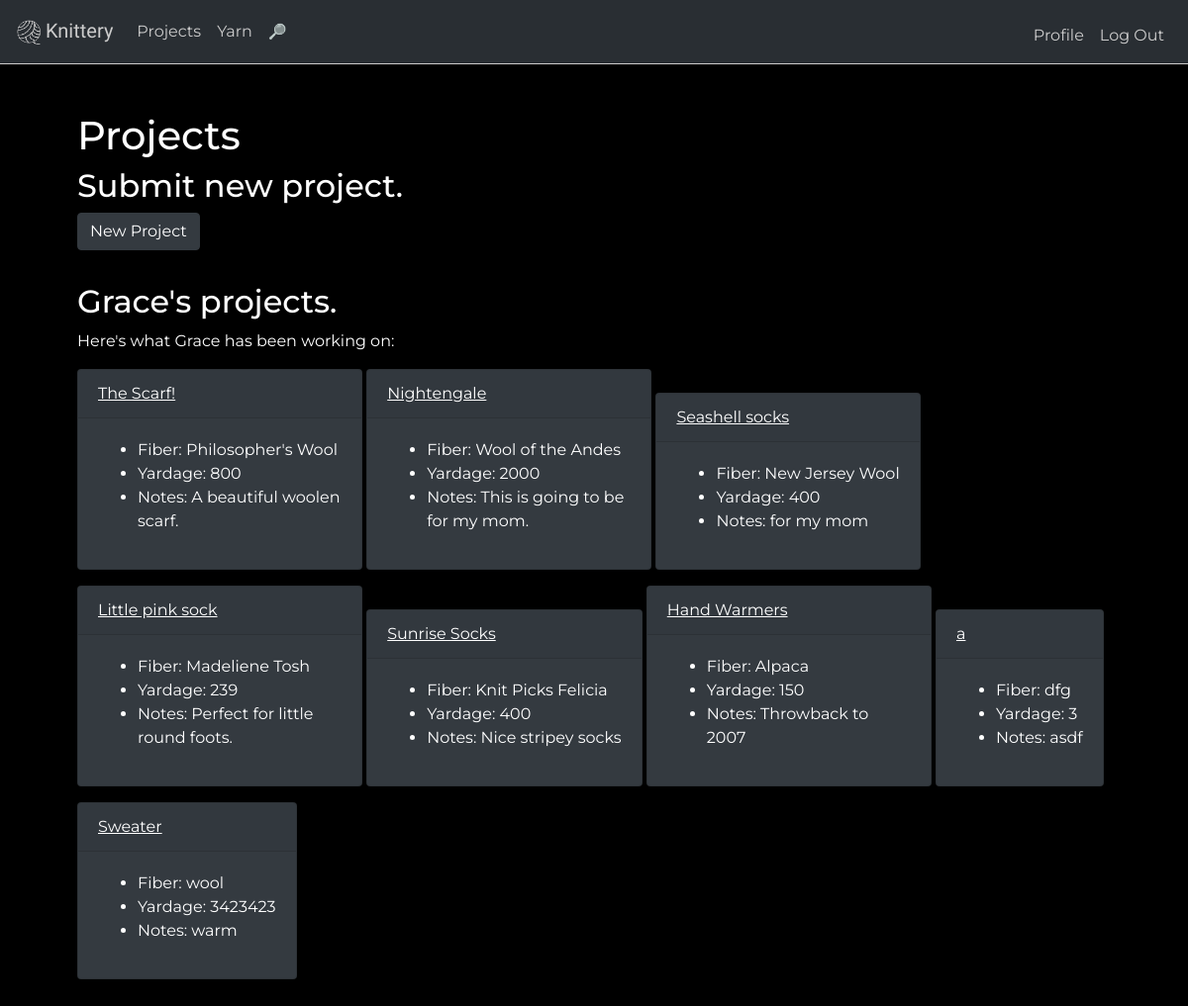
/projects/Grace (signed in), run on an earlier commit of the app's database.
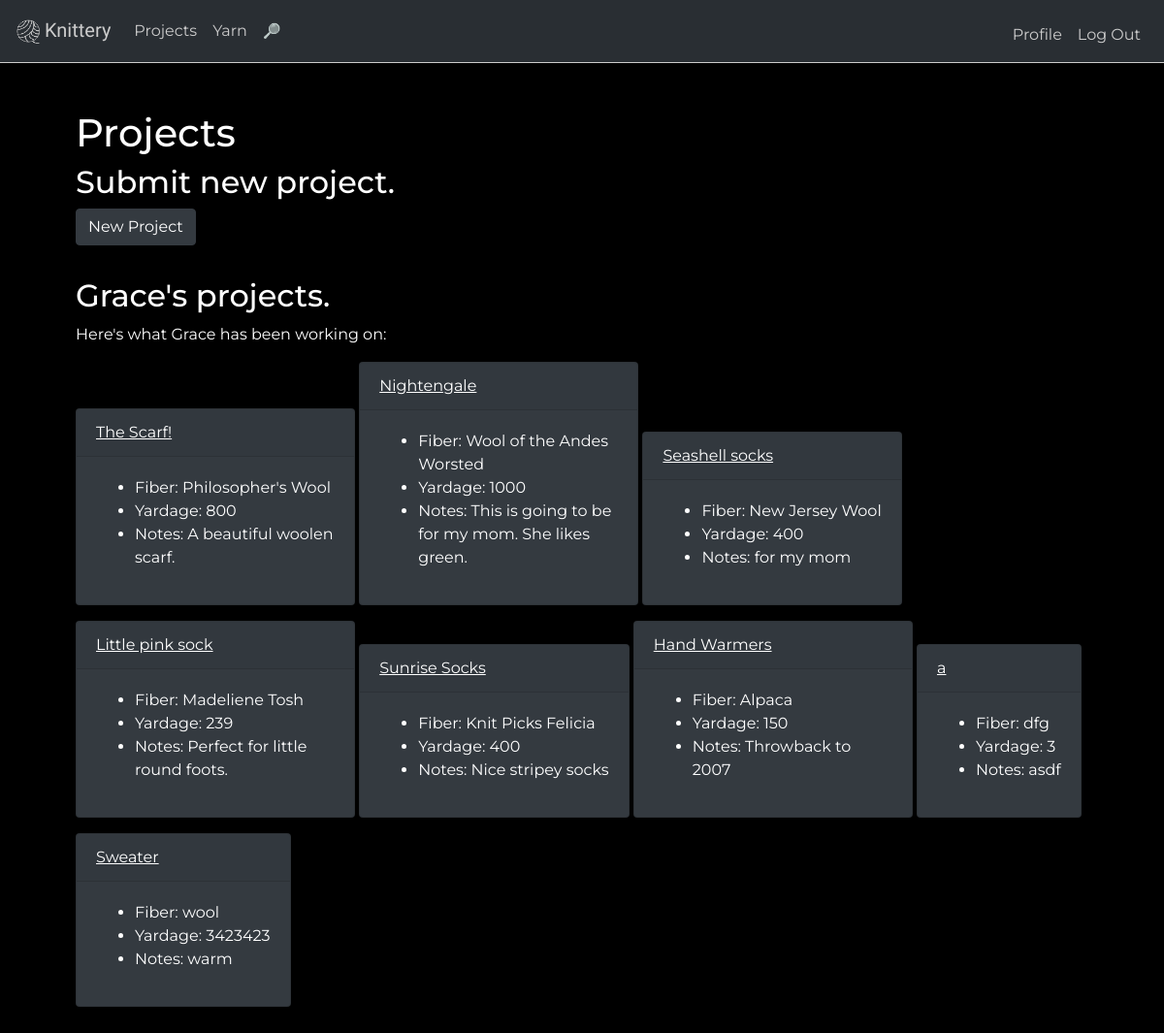
And on a later commit of the database.
### tables this page shows
CREATE TABLE "users" (
	"id"	integer NOT NULL,
	"name"	text,
	"about_me"	text,
	"years_knitting"	integer,
	"favorite_color"	text,
	"password"	text,
	"pic"	text NOT NULL DEFAULT '/static/profilepics/default.png',
	"hash"	TEXT,
	PRIMARY KEY("id" AUTOINCREMENT)
);

CREATE TABLE 'projects' ('id' integer PRIMARY KEY AUTOINCREMENT NOT NULL, 'user_id' integer NOT NULL, 'yarn' , 'yardage' , 'notes' ,'name' text);

### application.py (the view, shortened to what this page needs)
@app.route("/projects/<user>", methods=["GET", "POST"])
def projects(user):
    user_id = getId(user)
    c_userid = getId(session["user"])
    if request.method == "GET":
        rows = db.execute("SELECT name, yarn, yardage, notes, user_id FROM projects WHERE user_id = :id", id = user_id)
        return render_template("projects.html", rows=rows, user=user)

### application.py (called while the page is built)
def getId(user):
    currentuser = user
    profile = db.execute("SELECT * FROM users WHERE name = :name",
    name=currentuser)
    currentuser_id=profile[0]["id"]
    return currentuser_id

### templates/projects.html (shortened to what this page needs)
{% extends "layout.html" %}
{% block main %}
<h1>Projects</h1>
  {% if session.user==user %}
<h2>Submit new project.</h2>
  <a class="btn btn-dark" data-toggle="collapse" href="#newProject" role="button" aria-expanded="false" aria-controls="multiCollapseExample1">New Project</a>
    <br>
    <hr></hr>
    {% endif %}
<h2>{{ user }}'s projects.</h2>
<p>Here's what {{ user }} has been working on:</p>
{% for row in rows %}
<div class="card text-white bg-dark mb-3" style="max-width: 18rem;">
  <div class="card-header"><a href="/projects/{{ user }}/{{ row["name"] }}">{{ row["name"] }}</a></div>
  <div class="card-body">
    <ul>
    <li class>Fiber: {{ row["yarn"] }}</li>
    <li class>Yardage: {{ row["yardage"] }}</li>
    <li class>Notes: {{ row["notes"] }}</li>
  </ul>
  </div>
  </div>
{% endfor %}
{% endblock %}

### templates/layout.html (shortened to what this page needs)
<!DOCTYPE html>
<html lang="en">
<head>
	<link href="https://maxcdn.bootstrapcdn.com/bootstrap/4.1.3/css/bootstrap.min.css" rel="stylesheet">
        <link href="/static/styles.css" rel="stylesheet">
</head>
<body>
<nav class="navbar navbar-expand-lg navbar-dark bg-dark">
  <a class="navbar-brand" href="/"><img src="/static/logo.png" width="30" padding="2" class="sitelogo"><span class="knitterylogo">Knittery</span></a>
  <div class="collapse navbar-collapse" id="navbarSupportedContent">
    <ul class="navbar-nav mr-auto">
  {% if session.user %}
      <li class="nav-item">
        <a class="nav-link" href="/projects/{{ session["user"] }}">Projects</a>
      </li>
        <li class="nav-item">
        <a class="nav-link" href="/yarn/{{ session["user"] }}">Yarn</a>
      </li>
        <li class="nav-item">
        <a class="nav-link" href="/search"><span class="icon searchicon">🔎</span></a>
      </li>
    {% endif %}
    </ul>
    <ul class="navbar-nav ml-auto mt-2">
        {% if session.user %}
        <li class="nav-item"><a class="nav-link" href="/profile/{{ session["user"] }}">Profile</a></li>
        <li class="nav-item"><a class="nav-link" href="/logout">Log Out</a></li>
        {% else %}
        <li class="nav-item"><a class="nav-link" href="/register">Register</a></li>
        <li class="nav-item"><a class="nav-link" href="/login">Log In</a></li>
        {% endif %}
    </ul>
  </div>
</nav>
	<main class="container p-5">
		{% block main %}{% endblock %}
	</main>
</body>
</html>

### static/styles.css (style rules this page uses)
.navbar { opacity: 0.8; transition: opacity 1s; border-bottom: 1px solid white; }
.navbar .nav-link { color: white !important; }
body, html { height: 100% }
.knitterylogo { font-family: 'Bungee Shade', cursive; }
body { background-color: black; color: white; font-family: 'Montserrat', sans-serif; }
.card { display:inline-block; }
.card a { color: white; text-decoration: underline; }
.sitelogo { border-radius: 50%; -webkit-transition: -webkit-transform .8s ease-in-out; transition: transform .8s ease-in-out; }
.searchicon { color: transparent; background: #EDFDFB; background-clip: text; -webkit-background-clip: text; font-size: 15px; }

What changed in the data, as far as the page shows it:
changed projects "Nightengale": yarn "Wool of the Andes" → "Wool of the Andes Worsted"; yardage "2000" → "1000"; notes "This is going to be for my mom." → "This is going to be for my mom. She likes green."
